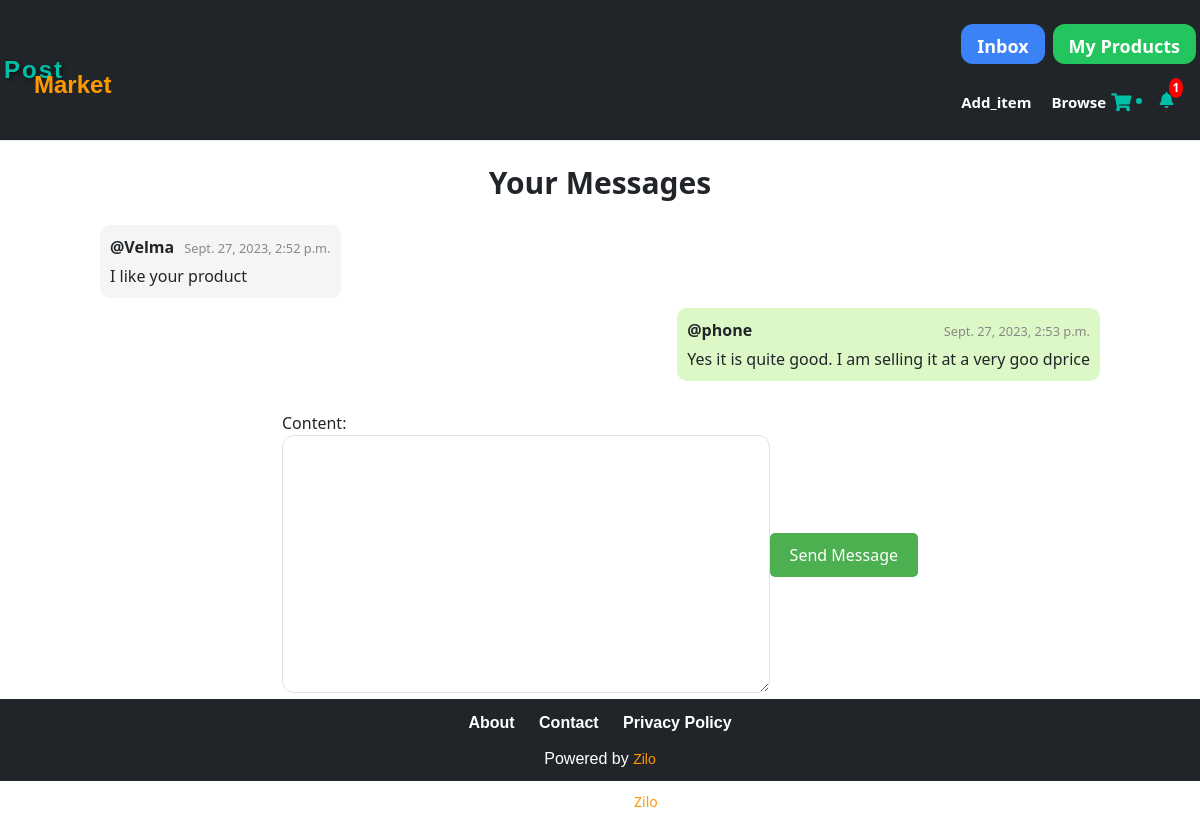
The app's page /inbox/8/ (signed in), older data.
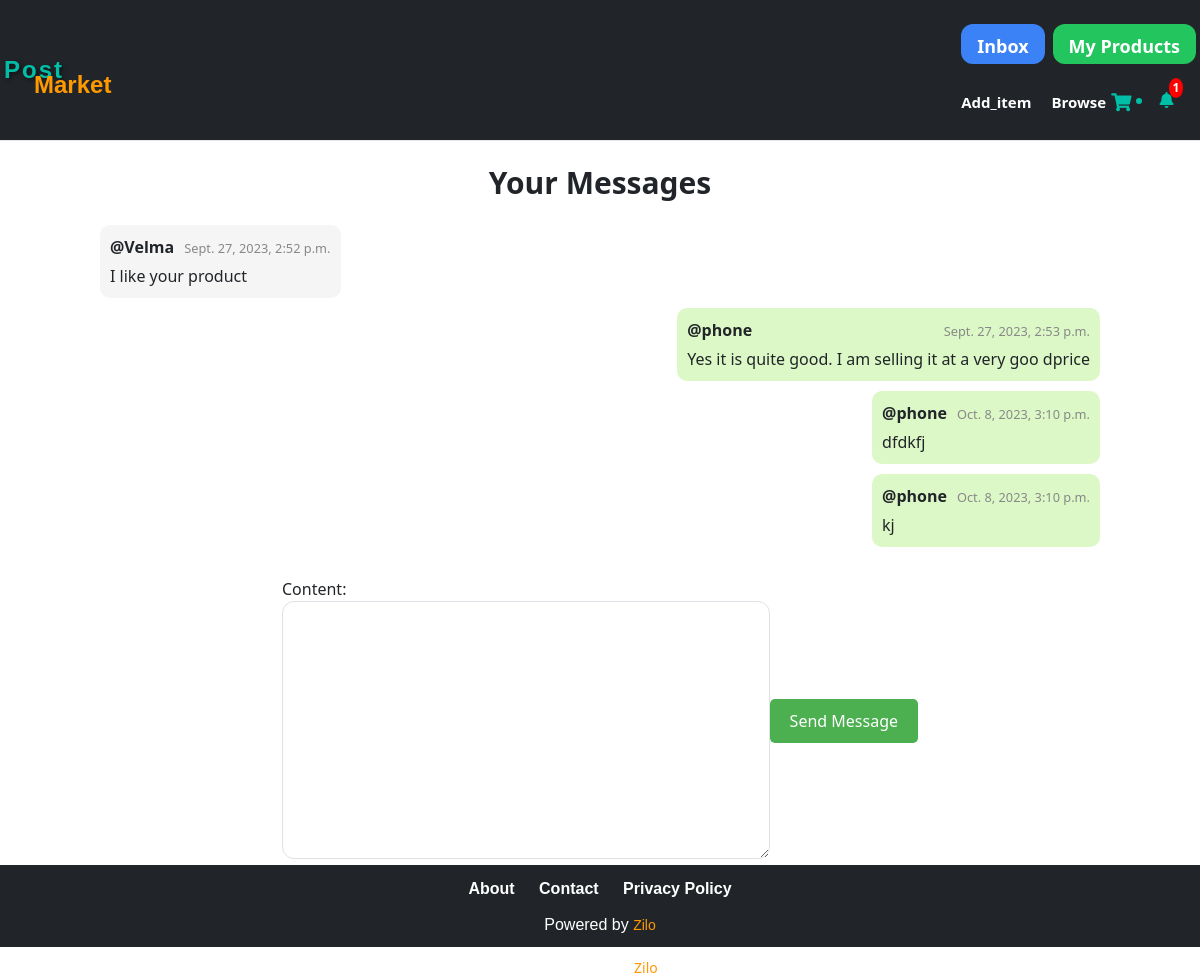
The same page, newer data.
### conversation/models.py (models this page shows, shortened)
class ConversationMessage(models.Model):
    conversation = models.ForeignKey(Conversation, related_name='messages', on_delete=models.CASCADE)
    content = models.TextField()
    created_at = models.DateTimeField(auto_now_add=True)
    created_by = models.ForeignKey(User, related_name='created_messages', on_delete=models.CASCADE)

### conversation/views.py (the view)
# urls.py: path('<int:pk>/', views.detail, name='detail'),
@login_required
def detail(request, pk):
    conversation = Conversation.objects.filter(members__in=[request.user.id]).get(pk=pk)
    if request.method == 'POST':
        form = ConversationMessageForm(request.POST)
        if form.is_valid():
            conversation_message = form.save(commit=False)
            conversation_message.conversation = conversation
            conversation_message.created_by = request.user
            conversation_message.save()
            conversation.save()
            return redirect('conversation:detail', pk=pk)
    else:
        form = ConversationMessageForm()
    return render(request, 'conversation/detail.html', {
        'conversation': conversation,
        'form': form
    })

### conversation/forms.py
class ConversationMessageForm(forms.ModelForm):
    class Meta:
        model = ConversationMessage
        fields = ('content',)
        widgets = {
            'content': forms.Textarea(attrs={
                'class': 'w-full py-2 px-3 rounded-xl border'
            })
        }

### core/custom_context_processors.py (called while the page is built)
def notifications(request):
    allnotifications = BroadcastNotification.objects.all()
    return {'notifications': allnotifications}

### conversation/templates/conversation/detail.html (shortened to what this page needs)
{% extends 'core/base.html' %}
{% block content %}
<div class="container">
  <h1 class="mb-6 text-3xl text-center mt-6"><b>Your Messages</b></h1>
  <div class="message-container">
    {% for message in conversation.messages.all %}
      <div class="message {% if message.created_by == request.user %}outgoing{% else %}incoming{% endif %}">
        <div class="message-content">
          <div class="message-info">
            <p class="message-sender"><strong>@{{ message.created_by.username }}</strong></p>
            <p class="message-time">{{ message.created_at }}</p>
          </div>
          <p class="message-text">{{ message.content }}</p>
        </div>
      </div>
    {% endfor %}
  </div>
  <div class="message-form-container">
    <form method="post" action="." class="message-form">
      {{ form.as_p }}
      <button class="send-button">Send Message</button>
    </form>
  </div>
</div>
{% endblock %}

Row changes from the older to the newer data that the page shows:
added ConversationMessage: created_by.username "phone", created_at "Oct. 8, 2023, 3:10 p.m.", content "dfdkfj"
added ConversationMessage: created_by.username "phone", created_at "Oct. 8, 2023, 3:10 p.m.", content "kj"
